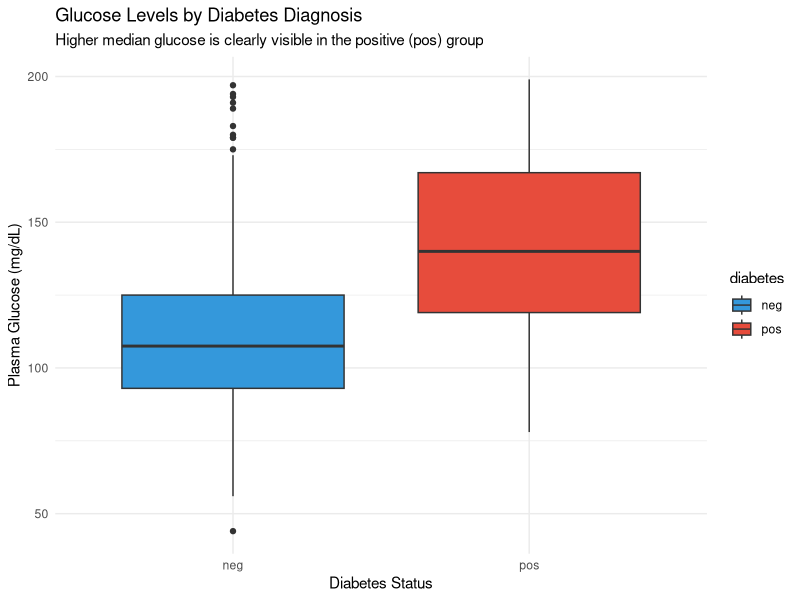
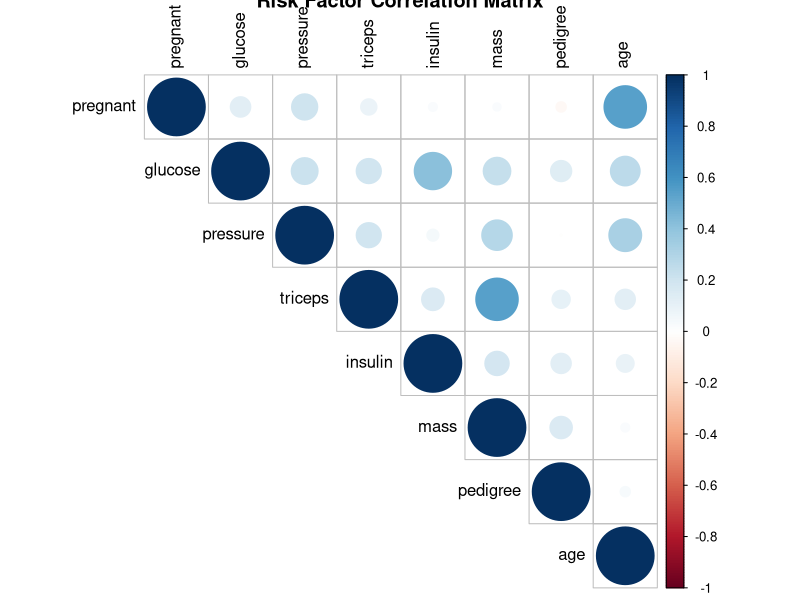
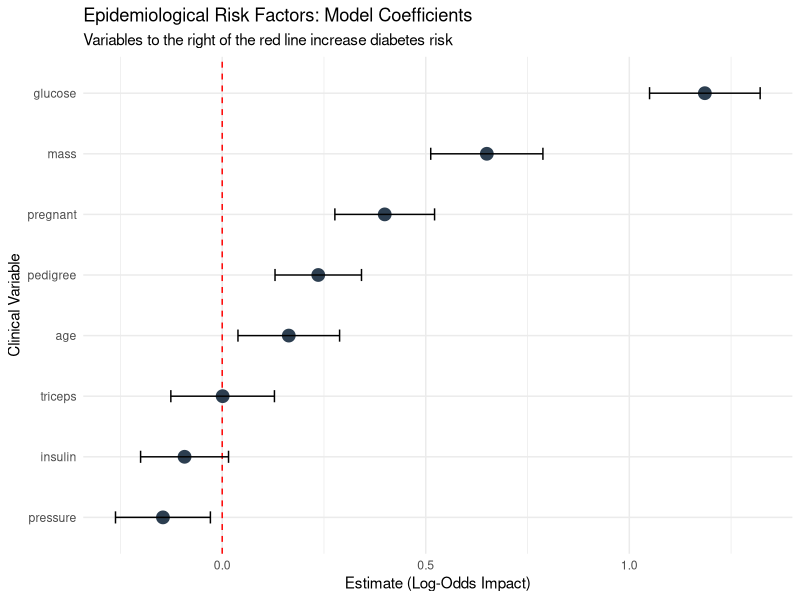

The R source for these figures, in order:

# Install the library that contains medical datasets
if(!require(mlbench)) install.packages("mlbench")
library(mlbench)
library(tidyverse)

# Load the PimaIndiansDiabetes dataset
data(PimaIndiansDiabetes)
diabetes_data <- PimaIndiansDiabetes

print("Epidemiological Data Loaded!")
head(diabetes_data)
glimpse(diabetes_data)

# 1. Define columns that cannot biologically be zero
clinical_vars <- c("glucose", "pressure", "triceps", "insulin", "mass")

# 2. Audit the zeros across these columns
zero_report <- diabetes_data %>%
  summarise(across(all_of(clinical_vars), ~ sum(.x == 0)))

print("--- Zero Value Audit (Hidden Missing Data) ---")
print(zero_report)

# 3. Convert these impossible zeros to NA (Missing)
diabetes_data_cleaned <- diabetes_data %>%
  mutate(across(all_of(clinical_vars), ~ na_if(.x, 0)))

# 4. Count the actual missingness now
print("--- Actual Missing Values (NAs) ---")
colSums(is.na(diabetes_data_cleaned))

# 1. Fill the missing values (NAs) with the median of each column
diabetes_data_imputed <- diabetes_data_cleaned %>%
  mutate(
    glucose  = ifelse(is.na(glucose),  median(glucose,  na.rm = TRUE), glucose),
    pressure = ifelse(is.na(pressure), median(pressure, na.rm = TRUE), pressure),
    mass     = ifelse(is.na(mass),     median(mass,     na.rm = TRUE), mass),
    triceps  = ifelse(is.na(triceps),  median(triceps,  na.rm = TRUE), triceps),
    insulin  = ifelse(is.na(insulin),  median(insulin,  na.rm = TRUE), insulin)
  )

# 2. Final verification: Everything should be 0 now
print("--- Final Missing Value Check ---")
colSums(is.na(diabetes_data_imputed))

glimpse(diabetes_data_imputed)
ggplot(diabetes_data_imputed, aes(x = diabetes, y = glucose, fill = diabetes)) +
  geom_boxplot() +
  scale_fill_manual(values = c("neg" = "#3498db", "pos" = "#e74c3c")) +
  labs(title = "Glucose Levels by Diabetes Diagnosis",
       subtitle = "Higher median glucose is clearly visible in the positive (pos) group",
       x = "Diabetes Status",
       y = "Plasma Glucose (mg/dL)") +
  theme_minimal()




# 1. Scale all clinical features (Columns 1 through 8)
# We leave the 'diabetes' target (Column 9) as-is
scaled_features <- scale(diabetes_data_imputed[, 1:8])

# 2. Combine the scaled data back with the diabetes labels
final_data <- as.data.frame(cbind(scaled_features, diabetes = diabetes_data_imputed$diabetes))

# 3. Ensure the 'diabetes' column is still a Factor (categorical)
final_data$diabetes <- as.factor(ifelse(final_data$diabetes == 2, "pos", "neg"))

# Check the first few rows - they should all be small numbers now!
head(final_data)

library(corrplot)

# Calculate correlations (excluding the category column)
cor_matrix <- cor(diabetes_data_imputed[, 1:8])

# Plot the matrix
corrplot(cor_matrix, method = "circle", type = "upper", 
         tl.col = "black", title = "Risk Factor Correlation Matrix")


# 1. Split the data (80% Train, 20% Test)
set.seed(123)
train_indices <- sample(1:nrow(final_data), 0.8 * nrow(final_data))
train_set <- final_data[train_indices, ]
test_set  <- final_data[-train_indices, ]

# 2. Train the Logistic Regression Model
# family = "binomial" tells R to perform classification
log_model <- glm(diabetes ~ ., data = train_set, family = "binomial")

# 3. Summarize the Model
summary(log_model)

# 1. Predict on the test set
# Type = "response" gives us probabilities (0 to 1)
probabilities <- predict(log_model, test_set, type = "response")

# 2. Convert probabilities to classes (Threshold = 0.5)
predictions <- ifelse(probabilities > 0.5, "pos", "neg")

# 3. Create the Confusion Matrix
conf_matrix <- table(Predicted = predictions, Actual = test_set$diabetes)
print(conf_matrix)

# 4. Calculate Accuracy
accuracy <- sum(diag(conf_matrix)) / sum(conf_matrix)
print(paste("Model Accuracy:", round(accuracy * 100, 2), "%"))


# 1. Tidy the model results into a data frame
library(broom)
model_results <- tidy(log_model) %>%
  filter(term != "(Intercept)") # Remove the intercept for better scaling

# 2. Create the Coefficient Plot
ggplot(model_results, aes(x = reorder(term, estimate), y = estimate)) +
  geom_hline(yintercept = 0, linetype = "dashed", color = "red") +
  geom_point(size = 4, color = "#2c3e50") +
  geom_errorbar(aes(ymin = estimate - std.error, ymax = estimate + std.error), width = 0.2) +
  coord_flip() +
  labs(title = "Epidemiological Risk Factors: Model Coefficients",
       subtitle = "Variables to the right of the red line increase diabetes risk",
       x = "Clinical Variable",
       y = "Estimate (Log-Odds Impact)") +
  theme_minimal()
# 1. Create a detailed confusion matrix object
if(!require(caret)) install.packages("caret")
library(caret)

# Convert to factors with the same levels
pred_factor <- factor(predictions, levels = c("neg", "pos"))
actual_factor <- factor(test_set$diabetes, levels = c("neg", "pos"))

# 2. Get the full report
final_report <- confusionMatrix(pred_factor, actual_factor)
print(final_report)
